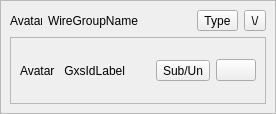
<?xml version="1.0" encoding="UTF-8"?>
<ui version="4.0">
 <class>WireGroupItem</class>
 <widget class="QWidget" name="WireGroupItem">
  <property name="geometry">
   <rect>
    <x>0</x>
    <y>0</y>
    <width>276</width>
    <height>114</height>
   </rect>
  </property>
  <property name="windowTitle">
   <string>Form</string>
  </property>
  <layout class="QHBoxLayout" name="horizontalLayout">
   <property name="leftMargin">
    <number>0</number>
   </property>
   <property name="topMargin">
    <number>0</number>
   </property>
   <property name="rightMargin">
    <number>0</number>
   </property>
   <property name="bottomMargin">
    <number>0</number>
   </property>
   <item>
    <widget class="QFrame" name="wire_frame">
     <property name="frameShape">
      <enum>QFrame::StyledPanel</enum>
     </property>
     <property name="frameShadow">
      <enum>QFrame::Raised</enum>
     </property>
     <layout class="QVBoxLayout" name="verticalLayout">
      <item>
       <layout class="QHBoxLayout" name="horizontalLayout_2">
        <item>
         <widget class="QLabel" name="label_headshot">
          <property name="maximumSize">
           <size>
            <width>32</width>
            <height>32</height>
           </size>
          </property>
          <property name="text">
           <string>Avatar</string>
          </property>
          <property name="scaledContents">
           <bool>true</bool>
          </property>
         </widget>
        </item>
        <item>
         <widget class="QLabel" name="label_groupName">
          <property name="text">
           <string>WireGroupName</string>
          </property>
         </widget>
        </item>
        <item>
         <spacer name="horizontalSpacer">
          <property name="orientation">
           <enum>Qt::Horizontal</enum>
          </property>
          <property name="sizeHint" stdset="0">
           <size>
            <width>118</width>
            <height>20</height>
           </size>
          </property>
         </spacer>
        </item>
        <item>
         <widget class="QToolButton" name="toolButton_type">
          <property name="text">
           <string>Type</string>
          </property>
         </widget>
        </item>
        <item>
         <widget class="QToolButton" name="toolButton_show">
          <property name="text">
           <string>\/</string>
          </property>
          <property name="icon">
           <iconset resource="../icons.qrc">
            <normaloff>:/icons/png/down-arrow.png</normaloff>:/icons/png/down-arrow.png</iconset>
          </property>
         </widget>
        </item>
       </layout>
      </item>
      <item>
       <widget class="QFrame" name="frame_details">
        <property name="frameShape">
         <enum>QFrame::StyledPanel</enum>
        </property>
        <property name="frameShadow">
         <enum>QFrame::Raised</enum>
        </property>
        <layout class="QHBoxLayout" name="horizontalLayout_3">
         <item>
          <widget class="QLabel" name="label_avatar">
           <property name="text">
            <string>Avatar</string>
           </property>
          </widget>
         </item>
         <item>
          <widget class="GxsIdLabel" name="label_authorId">
           <property name="text">
            <string> GxsIdLabel</string>
           </property>
          </widget>
         </item>
         <item>
          <spacer name="horizontalSpacer_2">
           <property name="orientation">
            <enum>Qt::Horizontal</enum>
           </property>
           <property name="sizeHint" stdset="0">
            <size>
             <width>61</width>
             <height>20</height>
            </size>
           </property>
          </spacer>
         </item>
         <item>
          <widget class="QToolButton" name="toolButton_subscribe">
           <property name="text">
            <string>Sub/Un</string>
           </property>
          </widget>
         </item>
         <item>
          <widget class="QPushButton" name="editButton">
           <property name="toolTip">
            <string>Edit Profile</string>
           </property>
           <property name="text">
            <string/>
           </property>
           <property name="icon">
            <iconset resource="../icons.qrc">
             <normaloff>:/icons/mail/compose.png</normaloff>:/icons/mail/compose.png</iconset>
           </property>
          </widget>
         </item>
        </layout>
       </widget>
      </item>
     </layout>
    </widget>
   </item>
  </layout>
 </widget>
 <customwidgets>
  <customwidget>
   <class>GxsIdLabel</class>
   <extends>QLabel</extends>
   <header>gui/gxs/GxsIdLabel.h</header>
  </customwidget>
 </customwidgets>
 <resources>
  <include location="../icons.qrc"/>
 </resources>
 <connections/>
</ui>
